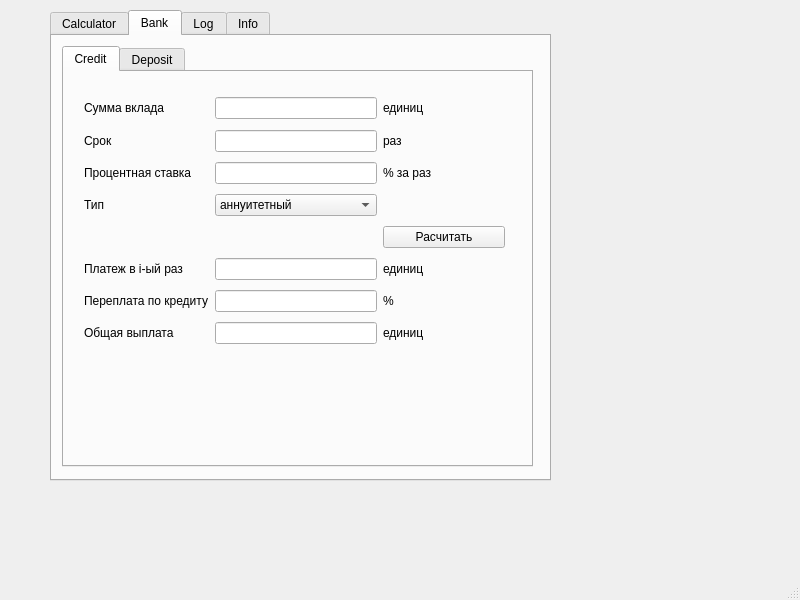
<?xml version="1.0" encoding="UTF-8"?>
<ui version="4.0">
 <class>MainWindow</class>
 <widget class="QMainWindow" name="MainWindow">
  <property name="geometry">
   <rect>
    <x>0</x>
    <y>0</y>
    <width>800</width>
    <height>600</height>
   </rect>
  </property>
  <property name="windowTitle">
   <string>MainWindow</string>
  </property>
  <widget class="QWidget" name="centralwidget">
   <widget class="QTabWidget" name="tabWidget">
    <property name="geometry">
     <rect>
      <x>50</x>
      <y>10</y>
      <width>501</width>
      <height>471</height>
     </rect>
    </property>
    <property name="currentIndex">
     <number>1</number>
    </property>
    <property name="elideMode">
     <enum>Qt::ElideNone</enum>
    </property>
    <widget class="QWidget" name="Calculator">
     <attribute name="title">
      <string>Calculator</string>
     </attribute>
     <widget class="QWidget" name="horizontalLayoutWidget">
      <property name="geometry">
       <rect>
        <x>10</x>
        <y>10</y>
        <width>471</width>
        <height>81</height>
       </rect>
      </property>
      <layout class="QHBoxLayout" name="horizontalLayout" stretch="10,1">
       <item>
        <widget class="QLineEdit" name="Input"/>
       </item>
       <item>
        <widget class="QPushButton" name="Read">
         <property name="enabled">
          <bool>true</bool>
         </property>
         <property name="text">
          <string>=</string>
         </property>
        </widget>
       </item>
      </layout>
     </widget>
     <widget class="QGraphicsView" name="Graphic">
      <property name="geometry">
       <rect>
        <x>10</x>
        <y>110</y>
        <width>471</width>
        <height>211</height>
       </rect>
      </property>
     </widget>
     <widget class="QPushButton" name="Reset">
      <property name="geometry">
       <rect>
        <x>400</x>
        <y>390</y>
        <width>80</width>
        <height>24</height>
       </rect>
      </property>
      <property name="text">
       <string>Reset</string>
      </property>
     </widget>
     <widget class="QWidget" name="verticalLayoutWidget">
      <property name="geometry">
       <rect>
        <x>20</x>
        <y>380</y>
        <width>160</width>
        <height>51</height>
       </rect>
      </property>
      <layout class="QVBoxLayout" name="PrecisionLayout">
       <item>
        <widget class="QSlider" name="Precision">
         <property name="orientation">
          <enum>Qt::Horizontal</enum>
         </property>
        </widget>
       </item>
       <item alignment="Qt::AlignHCenter">
        <widget class="QLabel" name="Precision_label">
         <property name="text">
          <string>Precision</string>
         </property>
        </widget>
       </item>
      </layout>
     </widget>
     <widget class="QLineEdit" name="minX">
      <property name="geometry">
       <rect>
        <x>10</x>
        <y>340</y>
        <width>71</width>
        <height>24</height>
       </rect>
      </property>
     </widget>
     <widget class="QLineEdit" name="maxX">
      <property name="geometry">
       <rect>
        <x>410</x>
        <y>340</y>
        <width>71</width>
        <height>24</height>
       </rect>
      </property>
      <property name="alignment">
       <set>Qt::AlignRight|Qt::AlignTrailing|Qt::AlignVCenter</set>
      </property>
     </widget>
     <widget class="QWidget" name="horizontalLayoutWidget_2">
      <property name="geometry">
       <rect>
        <x>70</x>
        <y>160</y>
        <width>361</width>
        <height>80</height>
       </rect>
      </property>
      <layout class="QHBoxLayout" name="horizontalLayout_2" stretch="1,5">
       <item>
        <widget class="QLabel" name="Answer_label">
         <property name="text">
          <string>result :</string>
         </property>
        </widget>
       </item>
       <item>
        <widget class="QLineEdit" name="Answer">
         <property name="alignment">
          <set>Qt::AlignRight|Qt::AlignTrailing|Qt::AlignVCenter</set>
         </property>
        </widget>
       </item>
      </layout>
     </widget>
     <widget class="QPushButton" name="Refresh">
      <property name="geometry">
       <rect>
        <x>320</x>
        <y>390</y>
        <width>24</width>
        <height>24</height>
       </rect>
      </property>
      <property name="text">
       <string>↻</string>
      </property>
     </widget>
     <widget class="QLineEdit" name="minY">
      <property name="geometry">
       <rect>
        <x>210</x>
        <y>330</y>
        <width>71</width>
        <height>24</height>
       </rect>
      </property>
     </widget>
     <widget class="QLineEdit" name="maxY">
      <property name="geometry">
       <rect>
        <x>210</x>
        <y>80</y>
        <width>71</width>
        <height>24</height>
       </rect>
      </property>
     </widget>
    </widget>
    <widget class="QWidget" name="Bank">
     <attribute name="title">
      <string>Bank</string>
     </attribute>
     <widget class="QTabWidget" name="tabWidget_2">
      <property name="geometry">
       <rect>
        <x>10</x>
        <y>10</y>
        <width>471</width>
        <height>421</height>
       </rect>
      </property>
      <property name="currentIndex">
       <number>0</number>
      </property>
      <widget class="QWidget" name="tab">
       <attribute name="title">
        <string>Credit</string>
       </attribute>
       <widget class="QWidget" name="gridLayoutWidget">
        <property name="geometry">
         <rect>
          <x>20</x>
          <y>20</y>
          <width>421</width>
          <height>261</height>
         </rect>
        </property>
        <layout class="QGridLayout" name="gridLayout" rowstretch="1,1,1,1,10,0,0,0" columnstretch="1,1,1" rowminimumheight="0,0,0,0,0,0,0,0" columnminimumwidth="1,1,1">
         <item row="2" column="2">
          <widget class="QLabel" name="label_6">
           <property name="text">
            <string>% за раз</string>
           </property>
          </widget>
         </item>
         <item row="2" column="0">
          <widget class="QLabel" name="label_5">
           <property name="text">
            <string>Процентная ставка</string>
           </property>
          </widget>
         </item>
         <item row="3" column="0">
          <widget class="QLabel" name="label_7">
           <property name="text">
            <string>Тип</string>
           </property>
          </widget>
         </item>
         <item row="6" column="0">
          <widget class="QLabel" name="label_9">
           <property name="text">
            <string>Переплата по кредиту</string>
           </property>
          </widget>
         </item>
         <item row="5" column="0">
          <widget class="QLabel" name="label_8">
           <property name="text">
            <string>Платеж в i-ый раз</string>
           </property>
          </widget>
         </item>
         <item row="0" column="0">
          <widget class="QLabel" name="label">
           <property name="minimumSize">
            <size>
             <width>0</width>
             <height>24</height>
            </size>
           </property>
           <property name="text">
            <string>Сумма вклада</string>
           </property>
          </widget>
         </item>
         <item row="1" column="2">
          <widget class="QLabel" name="label_4">
           <property name="text">
            <string>раз</string>
           </property>
          </widget>
         </item>
         <item row="2" column="1">
          <widget class="QLineEdit" name="lineEdit_3"/>
         </item>
         <item row="1" column="1">
          <widget class="QLineEdit" name="lineEdit_2"/>
         </item>
         <item row="0" column="2">
          <widget class="QLabel" name="label_2">
           <property name="text">
            <string>единиц</string>
           </property>
          </widget>
         </item>
         <item row="1" column="0">
          <widget class="QLabel" name="label_3">
           <property name="text">
            <string>Срок</string>
           </property>
          </widget>
         </item>
         <item row="0" column="1">
          <widget class="QLineEdit" name="lineEdit"/>
         </item>
         <item row="3" column="1">
          <widget class="QComboBox" name="comboBox">
           <item>
            <property name="text">
             <string>аннуитетный</string>
            </property>
           </item>
           <item>
            <property name="text">
             <string>дифференцированный</string>
            </property>
           </item>
          </widget>
         </item>
         <item row="4" column="2">
          <widget class="QPushButton" name="pushButton">
           <property name="text">
            <string>Расчитать</string>
           </property>
          </widget>
         </item>
         <item row="7" column="0">
          <widget class="QLabel" name="label_10">
           <property name="text">
            <string>Общая выплата</string>
           </property>
          </widget>
         </item>
         <item row="5" column="1">
          <widget class="QLineEdit" name="lineEdit_4">
           <property name="readOnly">
            <bool>true</bool>
           </property>
          </widget>
         </item>
         <item row="6" column="1">
          <widget class="QLineEdit" name="lineEdit_5">
           <property name="readOnly">
            <bool>true</bool>
           </property>
          </widget>
         </item>
         <item row="7" column="1">
          <widget class="QLineEdit" name="lineEdit_6">
           <property name="readOnly">
            <bool>true</bool>
           </property>
          </widget>
         </item>
         <item row="7" column="2">
          <widget class="QLabel" name="label_11">
           <property name="text">
            <string>единиц</string>
           </property>
          </widget>
         </item>
         <item row="6" column="2">
          <widget class="QLabel" name="label_12">
           <property name="text">
            <string>%</string>
           </property>
          </widget>
         </item>
         <item row="5" column="2">
          <widget class="QLabel" name="label_13">
           <property name="text">
            <string>единиц</string>
           </property>
          </widget>
         </item>
        </layout>
       </widget>
      </widget>
      <widget class="QWidget" name="tab_2">
       <attribute name="title">
        <string>Deposit</string>
       </attribute>
       <widget class="QStackedWidget" name="stackedWidget">
        <property name="geometry">
         <rect>
          <x>20</x>
          <y>10</y>
          <width>391</width>
          <height>371</height>
         </rect>
        </property>
        <property name="currentIndex">
         <number>1</number>
        </property>
        <widget class="QWidget" name="page">
         <widget class="QPushButton" name="pushButton_3">
          <property name="geometry">
           <rect>
            <x>300</x>
            <y>340</y>
            <width>80</width>
            <height>24</height>
           </rect>
          </property>
          <property name="text">
           <string>Again</string>
          </property>
         </widget>
         <widget class="QWidget" name="gridLayoutWidget_3">
          <property name="geometry">
           <rect>
            <x>40</x>
            <y>20</y>
            <width>301</width>
            <height>101</height>
           </rect>
          </property>
          <layout class="QGridLayout" name="gridLayout_3">
           <item row="1" column="2">
            <widget class="QLabel" name="label_33">
             <property name="text">
              <string>раз</string>
             </property>
            </widget>
           </item>
           <item row="0" column="0">
            <widget class="QLabel" name="label_30">
             <property name="text">
              <string>Платеж</string>
             </property>
            </widget>
           </item>
           <item row="1" column="1">
            <widget class="QLineEdit" name="lineEdit_16"/>
           </item>
           <item row="0" column="1">
            <widget class="QLineEdit" name="lineEdit_15"/>
           </item>
           <item row="1" column="0">
            <widget class="QLabel" name="label_32">
             <property name="text">
              <string>Произведенно в </string>
             </property>
            </widget>
           </item>
           <item row="0" column="2">
            <widget class="QLabel" name="label_31">
             <property name="text">
              <string>единиц</string>
             </property>
            </widget>
           </item>
          </layout>
         </widget>
         <widget class="QPushButton" name="ADD">
          <property name="geometry">
           <rect>
            <x>260</x>
            <y>120</y>
            <width>80</width>
            <height>24</height>
           </rect>
          </property>
          <property name="text">
           <string>ADD</string>
          </property>
         </widget>
         <widget class="QWidget" name="gridLayoutWidget_4">
          <property name="geometry">
           <rect>
            <x>20</x>
            <y>190</y>
            <width>361</width>
            <height>141</height>
           </rect>
          </property>
          <layout class="QGridLayout" name="gridLayout_4" rowstretch="1,1,1" columnstretch="1,1,1" rowminimumheight="1,1,1" columnminimumwidth="1,1,1">
           <item row="1" column="0">
            <widget class="QLabel" name="label_36">
             <property name="text">
              <string>Сумма налога</string>
             </property>
            </widget>
           </item>
           <item row="1" column="2">
            <widget class="QLabel" name="label_37">
             <property name="text">
              <string>единиц</string>
             </property>
            </widget>
           </item>
           <item row="0" column="2">
            <widget class="QLabel" name="label_35">
             <property name="text">
              <string>единиц</string>
             </property>
            </widget>
           </item>
           <item row="0" column="0">
            <widget class="QLabel" name="label_34">
             <property name="text">
              <string>Начисленные проценты</string>
             </property>
            </widget>
           </item>
           <item row="1" column="1">
            <widget class="QLineEdit" name="lineEdit_18">
             <property name="readOnly">
              <bool>true</bool>
             </property>
            </widget>
           </item>
           <item row="0" column="1">
            <widget class="QLineEdit" name="lineEdit_17">
             <property name="readOnly">
              <bool>true</bool>
             </property>
            </widget>
           </item>
           <item row="2" column="0">
            <widget class="QLabel" name="label_38">
             <property name="text">
              <string>Итоговая сумма на вкладе</string>
             </property>
            </widget>
           </item>
           <item row="2" column="2">
            <widget class="QLabel" name="label_39">
             <property name="text">
              <string>единиц</string>
             </property>
            </widget>
           </item>
           <item row="2" column="1">
            <widget class="QLineEdit" name="lineEdit_19">
             <property name="readOnly">
              <bool>true</bool>
             </property>
            </widget>
           </item>
          </layout>
         </widget>
        </widget>
        <widget class="QWidget" name="page_2">
         <widget class="QWidget" name="gridLayoutWidget_2">
          <property name="geometry">
           <rect>
            <x>0</x>
            <y>10</y>
            <width>381</width>
            <height>301</height>
           </rect>
          </property>
          <layout class="QGridLayout" name="gridLayout_2" rowstretch="1,1,1,1,1,10,0,0,0" columnstretch="2,0,0" rowminimumheight="1,1,1,1,1,10,0,0,0">
           <item row="7" column="0">
            <widget class="QLabel" name="label_26">
             <property name="text">
              <string>&lt;html&gt;&lt;head/&gt;&lt;body&gt;&lt;p&gt;Налогом облагается часть &lt;br/&gt;дохода, вышедшая за&lt;/p&gt;&lt;/body&gt;&lt;/html&gt;</string>
             </property>
            </widget>
           </item>
           <item row="8" column="2">
            <widget class="QLabel" name="label_29">
             <property name="text">
              <string>%</string>
             </property>
            </widget>
           </item>
           <item row="0" column="2">
            <widget class="QLabel" name="label_15">
             <property name="text">
              <string>единиц</string>
             </property>
            </widget>
           </item>
           <item row="4" column="0">
            <widget class="QLabel" name="label_22">
             <property name="text">
              <string>Капитализация процентов</string>
             </property>
            </widget>
           </item>
           <item row="8" column="1">
            <widget class="QLineEdit" name="lineEdit_14"/>
           </item>
           <item row="8" column="0">
            <widget class="QLabel" name="label_28">
             <property name="text">
              <string>Налоговая ставка</string>
             </property>
            </widget>
           </item>
           <item row="5" column="0" colspan="3">
            <widget class="Line" name="line">
             <property name="orientation">
              <enum>Qt::Horizontal</enum>
             </property>
            </widget>
           </item>
           <item row="1" column="2">
            <widget class="QLabel" name="label_17">
             <property name="text">
              <string>раз</string>
             </property>
            </widget>
           </item>
           <item row="6" column="1">
            <widget class="QLineEdit" name="lineEdit_12"/>
           </item>
           <item row="4" column="1">
            <widget class="QCheckBox" name="checkBox">
             <property name="enabled">
              <bool>true</bool>
             </property>
             <property name="text">
              <string/>
             </property>
             <property name="tristate">
              <bool>false</bool>
             </property>
            </widget>
           </item>
           <item row="6" column="2">
            <widget class="QLabel" name="label_25">
             <property name="text">
              <string>раз</string>
             </property>
            </widget>
           </item>
           <item row="0" column="0">
            <widget class="QLabel" name="label_14">
             <property name="text">
              <string>Cумма вклада</string>
             </property>
            </widget>
           </item>
           <item row="3" column="1">
            <widget class="QLineEdit" name="lineEdit_10"/>
           </item>
           <item row="6" column="0">
            <widget class="QLabel" name="label_24">
             <property name="text">
              <string>Налог каждые</string>
             </property>
            </widget>
           </item>
           <item row="2" column="2">
            <layout class="QHBoxLayout" name="horizontalLayout_3">
             <item>
              <widget class="QLabel" name="label_19">
               <property name="text">
                <string>% за</string>
               </property>
              </widget>
             </item>
             <item>
              <widget class="QLineEdit" name="lineEdit_11"/>
             </item>
             <item>
              <widget class="QLabel" name="label_23">
               <property name="text">
                <string>раз</string>
               </property>
              </widget>
             </item>
            </layout>
           </item>
           <item row="1" column="0">
            <widget class="QLabel" name="label_16">
             <property name="text">
              <string>Срок размещения</string>
             </property>
            </widget>
           </item>
           <item row="3" column="0">
            <widget class="QLabel" name="label_20">
             <property name="text">
              <string>Выплачивание каждые</string>
             </property>
            </widget>
           </item>
           <item row="0" column="1">
            <widget class="QLineEdit" name="lineEdit_7"/>
           </item>
           <item row="2" column="0">
            <widget class="QLabel" name="label_18">
             <property name="text">
              <string>Процентная ставка</string>
             </property>
            </widget>
           </item>
           <item row="1" column="1">
            <widget class="QLineEdit" name="lineEdit_8"/>
           </item>
           <item row="7" column="2">
            <widget class="QLabel" name="label_27">
             <property name="text">
              <string>&lt;html&gt;&lt;head/&gt;&lt;body&gt;&lt;p&gt;единиц&lt;/p&gt;&lt;/body&gt;&lt;/html&gt;</string>
             </property>
            </widget>
           </item>
           <item row="3" column="2">
            <widget class="QLabel" name="label_21">
             <property name="text">
              <string>раз</string>
             </property>
            </widget>
           </item>
           <item row="7" column="1">
            <widget class="QLineEdit" name="lineEdit_13"/>
           </item>
           <item row="2" column="1">
            <widget class="QLineEdit" name="lineEdit_9"/>
           </item>
          </layout>
         </widget>
         <widget class="QPushButton" name="pushButton_2">
          <property name="geometry">
           <rect>
            <x>300</x>
            <y>340</y>
            <width>80</width>
            <height>24</height>
           </rect>
          </property>
          <property name="text">
           <string>Next</string>
          </property>
         </widget>
        </widget>
       </widget>
      </widget>
     </widget>
    </widget>
    <widget class="QWidget" name="Log">
     <attribute name="title">
      <string>Log</string>
     </attribute>
     <widget class="QTextEdit" name="Loging">
      <property name="geometry">
       <rect>
        <x>20</x>
        <y>20</y>
        <width>461</width>
        <height>401</height>
       </rect>
      </property>
     </widget>
    </widget>
    <widget class="QWidget" name="Info">
     <attribute name="title">
      <string>Info</string>
     </attribute>
     <widget class="QLabel" name="About_Calculator">
      <property name="geometry">
       <rect>
        <x>30</x>
        <y>-20</y>
        <width>441</width>
        <height>451</height>
       </rect>
      </property>
      <property name="text">
       <string>sdsc\n\</string>
      </property>
     </widget>
    </widget>
   </widget>
  </widget>
  <widget class="QMenuBar" name="menubar">
   <property name="geometry">
    <rect>
     <x>0</x>
     <y>0</y>
     <width>800</width>
     <height>21</height>
    </rect>
   </property>
  </widget>
  <widget class="QStatusBar" name="statusbar"/>
 </widget>
 <resources/>
 <connections/>
</ui>
